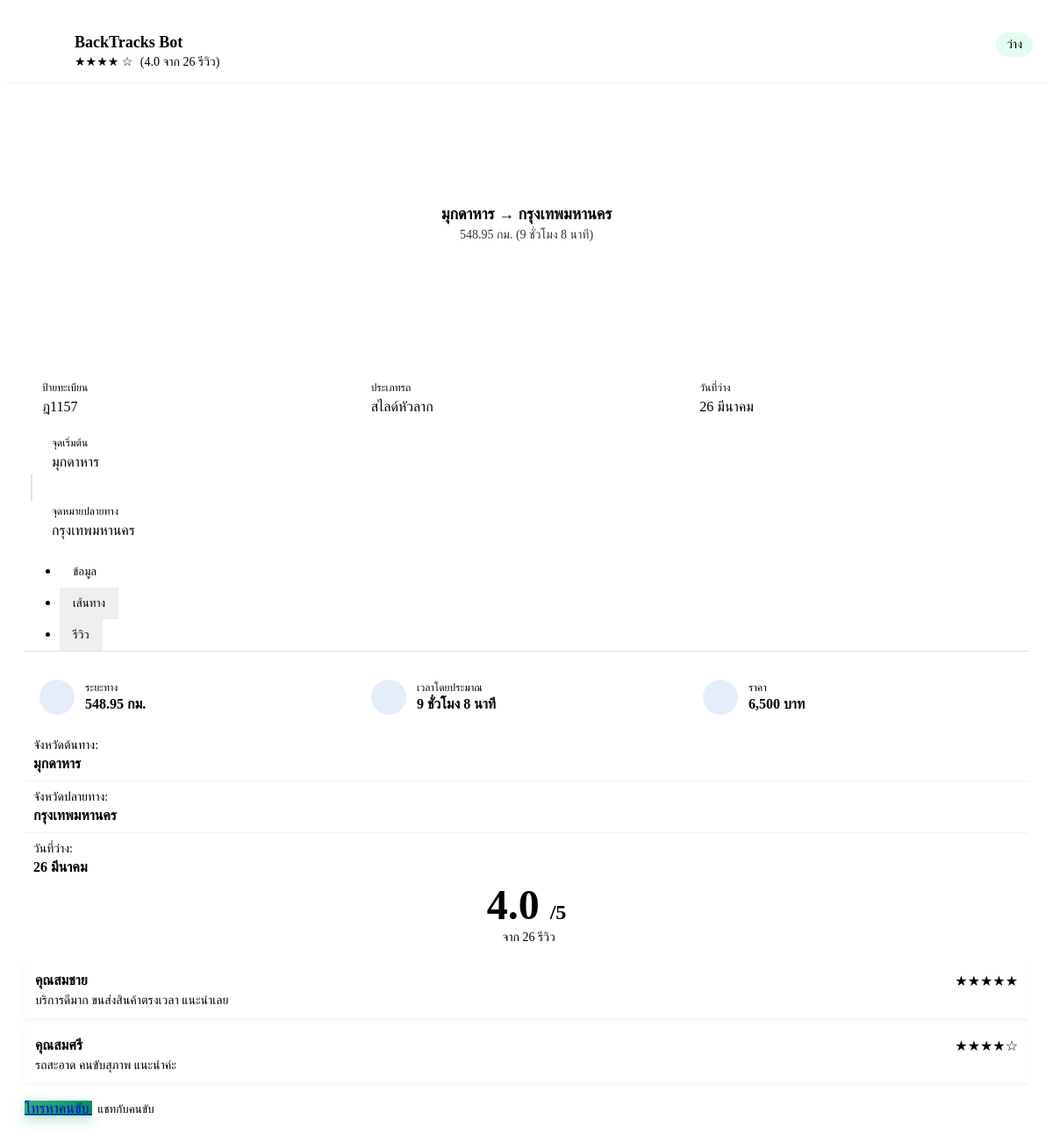
Page /truck/1/partial on the committed database.
### app.py (models this page shows)
class User(UserMixin, db.Model):
    id = db.Column(db.Integer, primary_key=True)
    email = db.Column(db.String(120), unique=True, nullable=False)
    phone = db.Column(db.String(10), unique=True, nullable=False)
    password = db.Column(db.String(120), nullable=False)
    name = db.Column(db.String(120), nullable=True)
    is_admin = db.Column(db.Boolean, default=False)
    trucks = db.relationship('Truck', backref='user', lazy=True)
    created_at = db.Column(db.DateTime, default=datetime.now)

class Truck(db.Model):
    id = db.Column(db.Integer, primary_key=True)
    user_id = db.Column(db.Integer, db.ForeignKey('user.id'), nullable=False)
    plate = db.Column(db.String(10), nullable=False)
    truck_type = db.Column(db.String(20), default="สไลด์หัวลาก", nullable=False)
    start = db.Column(db.String(50), nullable=False)
    dest = db.Column(db.String(50), nullable=False)
    return_date = db.Column(db.String(20), nullable=False)
    price = db.Column(db.Integer, nullable=False)
    lat = db.Column(db.Float, nullable=False)
    lon = db.Column(db.Float, nullable=False)
    is_confirmed = db.Column(db.Boolean, default=False)
    is_expired = db.Column(db.Boolean, default=False)
    created_at = db.Column(db.DateTime, default=datetime.now)
    updated_at = db.Column(db.DateTime, default=datetime.now, onupdate=datetime.now)
    review_count = db.Column(db.Integer, default=0)
    rating = db.Column(db.Float, default=0)

### app.py (the view)
@app.route("/truck/<int:truck_id>/partial")
def truck_detail_partial(truck_id):
    truck = Truck.query.get_or_404(truck_id)
    if truck.start in provinces:
        start_lat, start_lon = provinces[truck.start]
    else:
        start_lat, start_lon = provinces["กรุงเทพมหานคร"]
    if truck.dest in provinces:
        dest_lat, dest_lon = provinces[truck.dest]
    else:
        dest_lat, dest_lon = provinces["กรุงเทพมหานคร"]
    distance = calculate_distance(start_lat, start_lon, dest_lat, dest_lon)
    travel_time_hours = distance / 60
    hours = int(travel_time_hours)
    minutes = int((travel_time_hours - hours) * 60)
    return render_template(
        "truck_detail_partial.html",
        truck=truck,
        distance=round(distance, 2),
        travel_time=f"{hours} ชั่วโมง {minutes} นาที",
        provinces=provinces
    )

### app.py (called while the page is built)
def calculate_distance(lat1, lon1, lat2, lon2):
    R = 6371
    dlat = math.radians(lat2 - lat1)
    dlon = math.radians(lon2 - lon1)
    a = math.sin(dlat/2)**2 + math.cos(math.radians(lat1)) * math.cos(math.radians(lat2)) * math.sin(dlon/2)**2
    c = 2 * math.atan2(math.sqrt(a), math.sqrt(1-a))
    return R * c

def format_thai_date(date_str):
    thai_months = {
        1: "มกราคม", 2: "กุมภาพันธ์", 3: "มีนาคม", 4: "เมษายน", 5: "พฤษภาคม", 6: "มิถุนายน",
        7: "กรกฎาคม", 8: "สิงหาคม", 9: "กันยายน", 10: "ตุลาคม", 11: "พฤศจิกายน", 12: "ธันวาคม"
    }
    date_obj = datetime.strptime(date_str, "%Y-%m-%d")
    return f"{date_obj.day} {thai_months[date_obj.month]}"

@app.template_filter('thai_date')
def thai_date_filter(date_str):
    return format_thai_date(date_str)

@app.context_processor
def utility_processor():
    return {
        'is_bangkok_area': is_bangkok_area
    }

### templates/truck_detail_partial.html (shortened to what this page needs)
<div class="modal fade truck-detail-modal" id="truckDetailModal" tabindex="-1" aria-hidden="true">
    <div class="modal-dialog modal-fullscreen-md-down">
        <div class="modal-content">
            <div class="truck-detail-header">
                <div class="truck-owner">
                    <div class="owner-avatar">
                        <span>{{ truck.user.name[0]|upper }}</span>
                    </div>
                    <div class="owner-info">
                        <h2>{{ truck.user.name }}</h2>
                        <div class="rating">
                            {% set full_stars = (truck.rating|int) %}
                            {% set half_star = (truck.rating - full_stars) >= 0.5 %}
                            {% for i in range(full_stars) %}★{% endfor %}
                            {% for i in range(5 - full_stars - (1 if half_star else 0)) %}☆{% endfor %}
                            <span class="review-count">({{ truck.rating }} จาก {{ truck.review_count }} รีวิว)</span>
                        </div>
                    </div>
                </div>
                <div class="truck-status {% if truck.is_confirmed %}confirmed{% elif truck.is_expired %}expired{% else %}available{% endif %}">
                    {% if truck.is_confirmed %}
                        <span>รับงานแล้ว</span>
                    {% elif truck.is_expired %}
                        <span>หมดเวลา</span>
                    {% else %}
                        <span>ว่าง</span>
                    {% endif %}
                </div>
            </div>
            <div class="truck-map">
                <div class="route-summary">
                    <div>{{ truck.start }} → {{ truck.dest }}</div>
                    <div class="route-distance">{{ distance }} กม. ({{ travel_time }})</div>
                </div>
            </div>
            <div class="truck-content">
                <div class="truck-basic-info">
                    <div class="truck-plate">
                        <div class="info-label">ป้ายทะเบียน</div>
                        <div class="info-value">{{ truck.plate }}</div>
                    </div>
                    <div class="truck-type">
                        <div class="info-label">ประเภทรถ</div>
                        <div class="info-value">{{ truck.truck_type }}</div>
                    </div>
                    <div class="truck-available-date">
                        <div class="info-label">วันที่ว่าง</div>
                        <div class="info-value">{{ truck.return_date|thai_date }}</div>
                    </div>
                </div>
                <div class="truck-route-info">
                    <div class="route-item">
                        <div class="route-point start">
                            <div class="point-marker"></div>
                            <div class="point-details">
                                <div class="point-label">จุดเริ่มต้น</div>
                                <div class="point-value">{{ truck.start }}</div>
                            </div>
                        </div>
                        <div class="route-line"></div>
                        <div class="route-point destination">
                            <div class="point-marker"></div>
                            <div class="point-details">
                                <div class="point-label">จุดหมายปลายทาง</div>
                                <div class="point-value">{{ truck.dest }}</div>
                            </div>
                        </div>
                    </div>
                    <div class="truck-tabs">
                        <ul class="nav nav-tabs" id="truckTabs" role="tablist">
                            <li class="nav-item" role="presentation">
                                <button class="nav-link active" id="info-tab" data-bs-toggle="tab" data-bs-target="#info-tab-pane" type="button" role="tab" aria-controls="info-tab-pane" aria-selected="true">
                                     ข้อมูล
                                </button>
                            </li>
                            <li class="nav-item" role="presentation">
                                <button class="nav-link" id="details-tab" data-bs-toggle="tab" data-bs-target="#details-tab-pane" type="button" role="tab" aria-controls="details-tab-pane" aria-selected="false">
                                     เส้นทาง
                                </button>
                            </li>
                            <li class="nav-item" role="presentation">
                                <button class="nav-link" id="reviews-tab" data-bs-toggle="tab" data-bs-target="#reviews-tab-pane" type="button" role="tab" aria-controls="reviews-tab-pane" aria-selected="false">
                                     รีวิว
                                </button>
                            </li>
                        </ul>
                        <div class="tab-content" id="truckTabsContent">
                            <div class="tab-pane fade show active" id="info-tab-pane" role="tabpanel" aria-labelledby="info-tab" tabindex="0">
                                <div class="route-stats">
                                    <div class="stat-item">
                                        <div class="stat-icon"></div>
                                        <div class="stat-details">
                                            <div class="stat-label">ระยะทาง</div>
                                            <div class="stat-value">{{ distance }} กม.</div>
                                        </div>
                                    </div>
                                    <div class="stat-item">
                                        <div class="stat-icon"></div>
                                        <div class="stat-details">
                                            <div class="stat-label">เวลาโดยประมาณ</div>
                                            <div class="stat-value">{{ travel_time }}</div>
                                        </div>
                                    </div>
                                    <div class="stat-item">
                                        <div class="stat-icon"></div>
                                        <div class="stat-details">
                                            <div class="stat-label">ราคา</div>
                                            <div class="stat-value price">{{ "{:,}".format(truck.price) }} บาท</div>
                                        </div>
                                    </div>
                                </div>
                            </div>
                            <div class="tab-pane fade" id="details-tab-pane" role="tabpanel" aria-labelledby="details-tab" tabindex="0">
                                <div class="route-details p-3">
                                    <div class="detail-item">
                                        <div class="detail-label">จังหวัดต้นทาง:</div>
                                        <div class="detail-value">{{ truck.start }}</div>
                                    </div>
                                    <div class="detail-item">
                                        <div class="detail-label">จังหวัดปลายทาง:</div>
                                        <div class="detail-value">{{ truck.dest }}</div>
                                    </div>
                                    <div class="detail-item">
                                        <div class="detail-label">วันที่ว่าง:</div>
                                        <div class="detail-value">{{ truck.return_date|thai_date }}</div>
                                    </div>
                                </div>
                            </div>
                            <div class="tab-pane fade" id="reviews-tab-pane" role="tabpanel" aria-labelledby="reviews-tab" tabindex="0">
                                <div class="reviews-content p-3">
                                    <div class="reviews-summary">
                                        <div class="rating-big">{{ truck.rating }} <span class="rating-max">/5</span></div>
                                            {% set full_stars = (truck.rating|int) %}
                                            {% set half_star = (truck.rating - full_stars) >= 0.5 %}
                                        <div class="review-count">จาก {{ truck.review_count }} รีวิว</div>
                                    </div>
                                    {% if truck.review_count > 0 %}
                                    <div class="reviews-list">
                                        <div class="review-item">
                                            <div class="review-header">
                                                <div class="reviewer-name">คุณสมชาย</div>
                                                <div class="review-stars">★★★★★</div>
                                            </div>
                                            <div class="review-text">บริการดีมาก ขนส่งสินค้าตรงเวลา แนะนำเลย</div>
                                        </div>
                                        <div class="review-item">
                                            <div class="review-header">
                                                <div class="reviewer-name">คุณสมศรี</div>
                                                <div class="review-stars">★★★★☆</div>
                                            </div>
                                            <div class="review-text">รถสะอาด คนขับสุภาพ แนะนำค่ะ</div>
                                        </div>
                                    </div>
                                    {% else %}
                                    <div class="no-reviews">
                                        <i class="bi bi-emoji-smile fs-4"></i>
                                        <p>ยังไม่มีรีวิว</p>
                                    </div>
                                    {% endif %}
                                </div>
                            </div>
                        </div>
                    </div>
                </div>
                {% if truck.user_id != current_user.id %}
                <div class="truck-actions mt-4">
                    <a href="tel:{{ truck.user.phone }}" class="btn btn-primary btn-lg w-100 mb-2 call-button">
                         โทรหาคนขับ
                    </a>
                    <button onclick="openChatModal({{ truck.id }}, '{{ truck.user.name }}')" class="btn btn-outline btn-lg w-100 chat-button">
                         แชทกับคนขับ
                    </button>
                </div>
                {% endif %}
            </div>
        </div>
    </div>
</div>

### rows in the picture
User: user.name "BackTracks Bot"
Truck: rating "4.0", review_count "26", start "มุกดาหาร", dest "กรุงเทพมหานคร", plate "ฎ1157", truck_type "สไลด์หัวลาก", return_date|thai_date "26 มีนาคม", price "6,500"

### other values in the picture
{{ distance }} "548.95"
{{ travel_time }} "9 ชั่วโมง 8 นาที"
